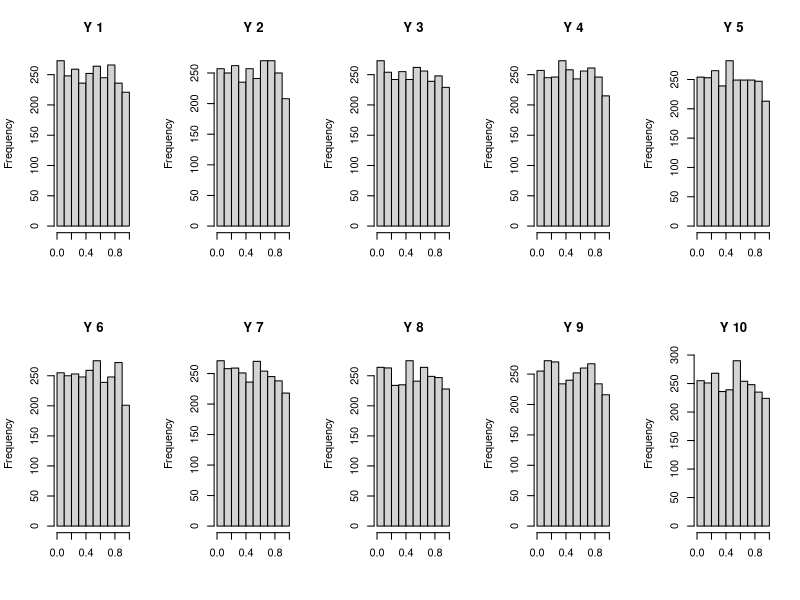
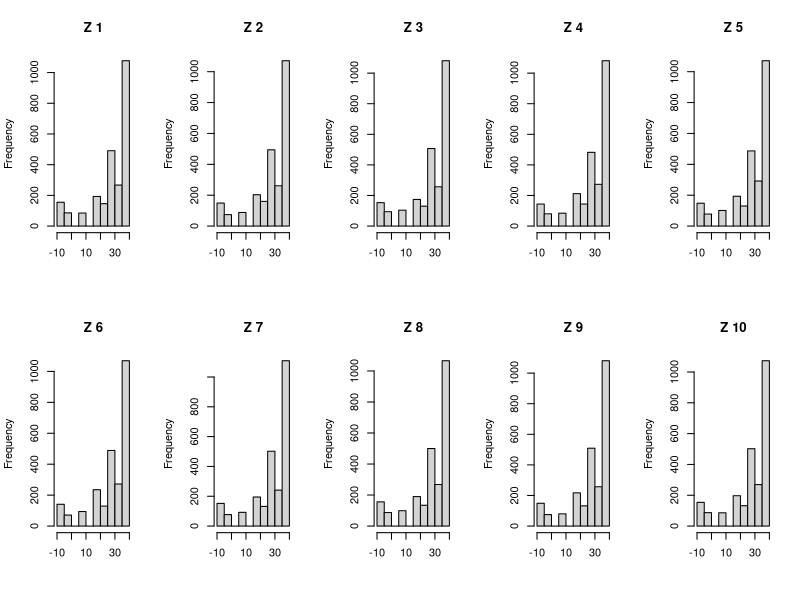

The R script that drew these images, in order:
# generate normals, check correlations
X <- array(rnorm(25000), dim = c(2500, 10))
cor(X)

# correlation coefficient
a<-0.8

# generate 10x10 correlation matrix
M <- c(1.0, a, a, a, a, a, a, a, a, a, a, 1.0, a, a, a, a, a, a, a, a, a, a, 1.0, a, a, a, a, a, a, a, a, a, a, 1.0, a, a, a, a, a, a, a, a, a, a, 1.0, a, a, a, a, a, a, a, a, a, a, 1.0, a, a, a, a, a, a, a, a, a, a, 1.0, a, a, a, a, a, a, a, a, a, a, 1.0, a, a, a, a, a, a, a, a, a, a, 1.0, a, a, a, a, a, a, a, a, a, a, 1.0)
dim(M) <- c(10, 10)

# adjust correlations for uniform distribution
for (i in 1:10){
    for (j in max(i, 1):10){
        if (i != j){
            M[i, j] <- 2 * sin(pi * M[i, j] / 6)
            M[j, i] <- 2 * sin(pi * M[j, i] / 6)
        }
    }
}

# induce correlation by Cholesky decomposition, check correlations
C <- chol(M)
Y <- X %*% C
cor(Y)

# create uniforms, check correlations
Y[, 1:10] <- pnorm(Y[, 1:10])
cor(Y)

# plot results (marginals)
par(mfrow = c(2, 5))
for (i in 1:10){
    hist(Y[, i], main = paste("Y", i), xlab = "")
}

write.table(Y, file= "corr80percent.txt")

# GP coding
GP<-function(x){ 
b<-x

b<-ifelse (x<0.292, 40,b) 
b<-ifelse (x>=0.292 & x<0.424, 37,b) 
b<-ifelse (x>=0.424 & x<0.528, 33,b) 
b<-ifelse (x>=0.528 & x<0.654, 30,b) 
b<-ifelse (x>=0.654 & x<0.722, 27,b) 
b<-ifelse (x>=0.722 & x<0.776, 23,b) 
b<-ifelse (x>=0.776 & x<0.857, 20,b) 
b<-ifelse (x>=0.857 & x<0.895, 10,b) 
b<-ifelse (x>=0.895 & x<0.931, 0,b)  
b<-ifelse (x>=0.931 & x<=1, -9,b)
b}

Z<- apply(Y,2,GP)
# plot GPA histograms
par(mfrow = c(2, 5))
for (i in 1:10){
    hist(Z[, i], main = paste("Z", i), xlab = "")
}

write.table(Z, file= "GPcorr80percent.txt")
